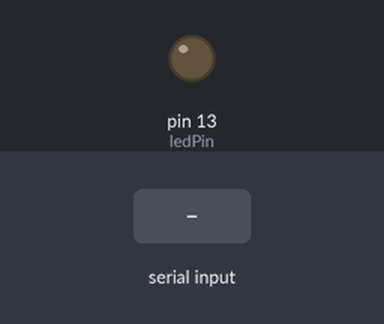
Simulated run of this sketch. Board: Arduino Uno, built with avr-gcc and run on an emulated ATmega328P. Parts: output pins drawn as LEDs (lit = HIGH). The inputs (shaded band) are chosen by the test bench.

Above: at 1.2 s.
1.3 s: "TN33J1364\n" received over Serial
At 2.0 s:
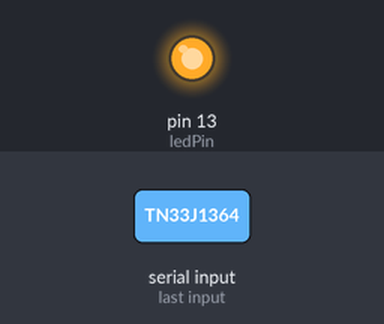
2.8 s: "IN33J1364\n" received over Serial
Timing chart, 0 to 9.8 s (numbered marks = the images above; inputs shaded):
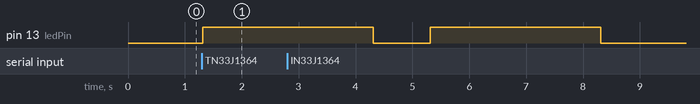

Measured:
- after the input at 1.3 s, pin 13 (ledPin): LOW → HIGH at once

The sketch:

code2_ar.ino
```cpp
//#include <Servo.h>

//Servo myServo;  // Create a servo object
//int servoPin = 9;  // Pin connected to the servo
String command;  // Variable to store the incoming command
int ledPin = 13;
void setup() {
  Serial.begin(9600);  // Start the serial communication
  pinMode(ledPin, OUTPUT);
  //myServo.attach(servoPin);  // Attach the servo to the pin
}

void loop() {
  if (Serial.available() > 0) {
    command = Serial.readStringUntil('\n');  // Read the incoming command

    if (command.equals("TN33J1364") || command.equals("IN33J1364")) {
      digitalWrite(ledPin, HIGH);
      delay(3000);
      digitalWrite(ledPin, LOW);
      delay(1000);
    }
  }
}
```
